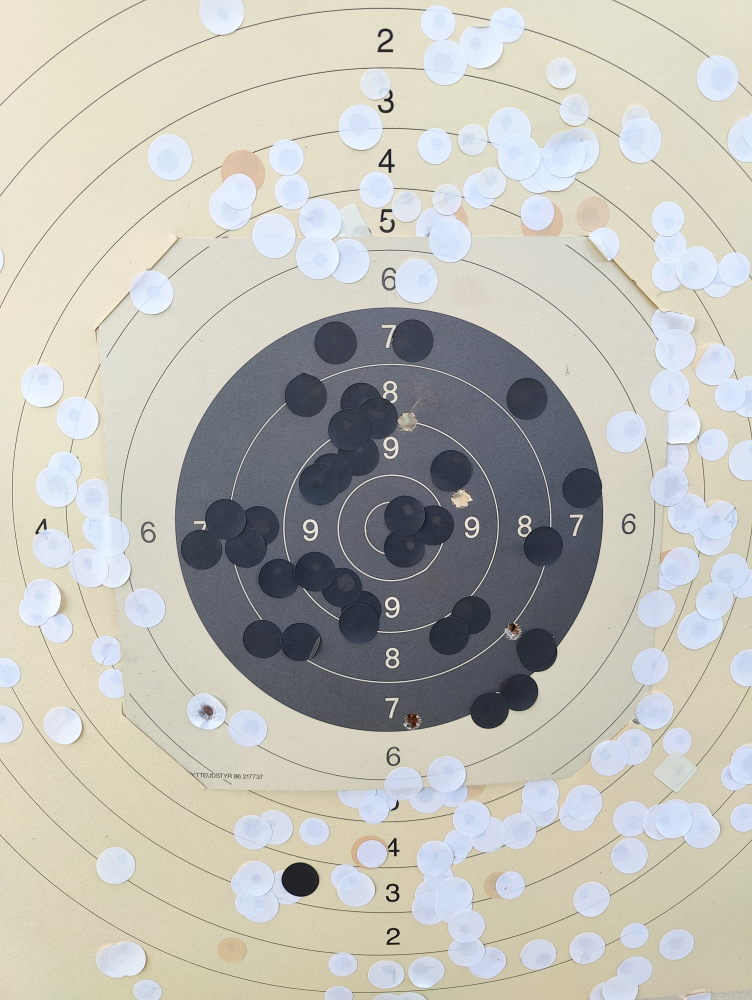
#> input picture target-0.jpg, 3008 x 4000 px (shown at 1/4 size)
$ python -i topshot_lib.py   (imports and definitions only)
#> lines starting #> are read from the running program, lines starting #| are printed output that depends on the picture; after the words box and inside, x2 and y2 are one past the last pixel; in counts of white or black regions, pixels touching at a corner belong together
#> further down, picture is the input picture: shape (4000, 3008, 3); mean B, G, R 183.1, 190.9, 191.8
import cv2 as cv2
import numpy as np
import random


def find_target(image_array):
    if len(image_array.shape) == 3 and image_array.shape[2] == 3:
        image_array = cv2.cvtColor(image_array, cv2.COLOR_BGR2GRAY)
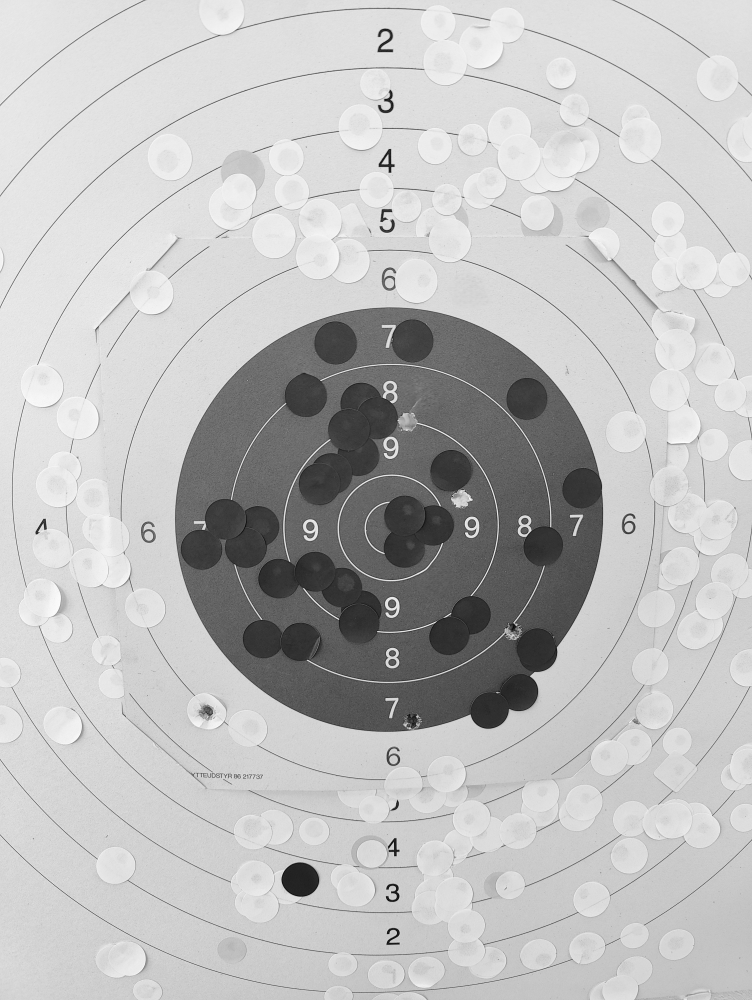
#> image_array: shape (4000, 3008) (shown at 1/4 size); min 0, max 255, mean 190.3

    # Threshold the image
    _, img = cv2.threshold(image_array, 50, 255, cv2.THRESH_BINARY)
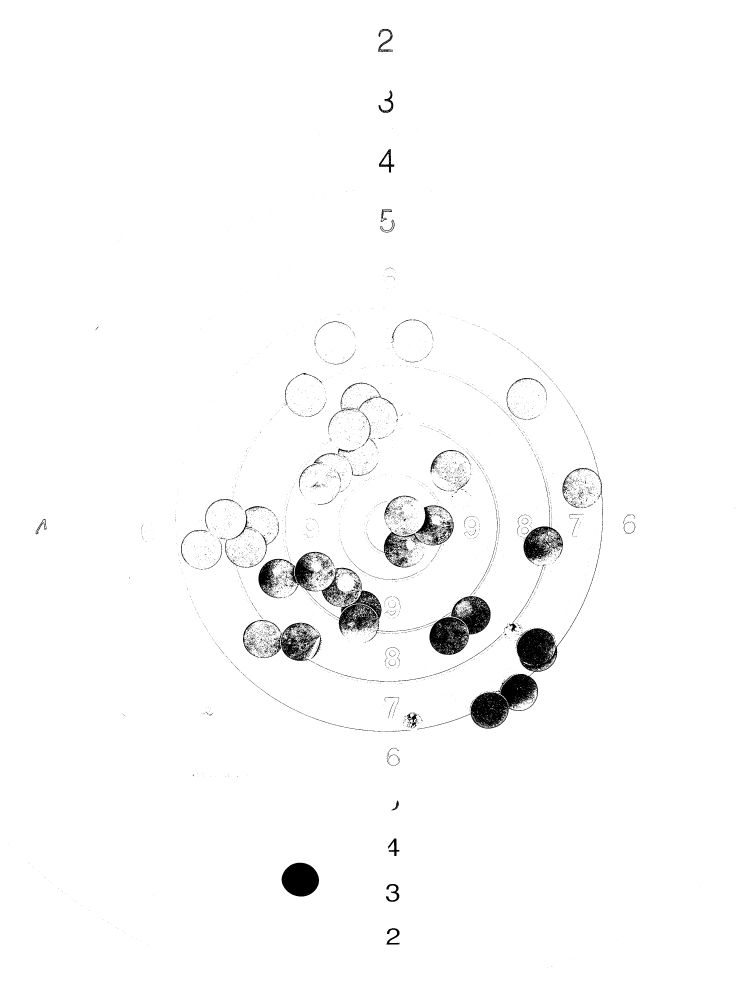
#> img: shape (4000, 3008) (shown at 1/4 size); 98.2% white; 8106 black regions (7781 under 20 px)

    # Find contours in the image
    contours, _ = cv2.findContours(img, cv2.RETR_TREE, cv2.CHAIN_APPROX_SIMPLE)
#> contours = 15227 contours, 14550 with area under 20; largest, box (x1, y1, x2, y2) and area: (0, 0, 3008, 4000) 12024993, (1667, 2695, 2153, 2918) 34674, (2066, 2472, 2304, 2705) 21339, (1717, 2468, 1879, 2621) 18474, (1354, 2361, 1527, 2535) 17596

    if len(contours) < 2:
        raise ValueError("Not enough contours found in the image.")

    # Sort contours by area in descending order
    contours = sorted(contours, key=cv2.contourArea, reverse=True)

    # Select the second largest contour
    second_largest_contour = contours[1]
#> second_largest_contour = contour of 678 points, box (x1, y1, x2, y2) (1667, 2695, 2153, 2918), area 34674
    x, y, w, h = cv2.boundingRect(second_largest_contour)
#> x = 1667; y = 2695; w = 486; h = 223
    zoneWidth = int(w / 8)
#> zoneWidth = 60
    x = x - zoneWidth
#> x = 1607
    y = y - zoneWidth
#> y = 2635
    w = w + zoneWidth
#> w = 546
    h = h + zoneWidth
#> h = 283
    # Step 2: Draw the rectangle around the second largest contour
    # Parameters: image, top-left corner, bottom-right corner, color (BGR), thickness
    # Debug: Draw only the second largest contour
    debug_img = cv2.cvtColor(img, cv2.COLOR_GRAY2BGR)  # Convert to BGR for colored contours
#> debug_img: shape (4000, 3008, 3); 98.2% white; 8106 black regions (7781 under 20 px), largest, box (x1, y1, x2, y2) and area: (1668, 2696, 2152, 2917) 28661, (1718, 2384, 1962, 2620) 27860, (2067, 2066, 2412, 2704) 20247
    cv2.rectangle(debug_img, (x, y), (x+w, y+h), (0, 255, 0), 2)
    cv2.drawContours(debug_img, [second_largest_contour], -1, (0, 255, 0), 2)

    cv2.imwrite("normalized_target_debug.jpg", debug_img)
          # return M, img.shape[1], img.shape[0]
    return x, y, w, h

# [213 lines left out: functions calculate_perspective_shift, correct_perspective, calculate_target_zones, contour_area_and_perimeter, filter_contours, preprocess_and_draw_contours and 3 more, not called in this run]

>>> import cv2
>>> picture = cv2.imread('target-0.jpg')
>>> result = find_target(picture)
#> result = (1607, 2635, 546, 283)
